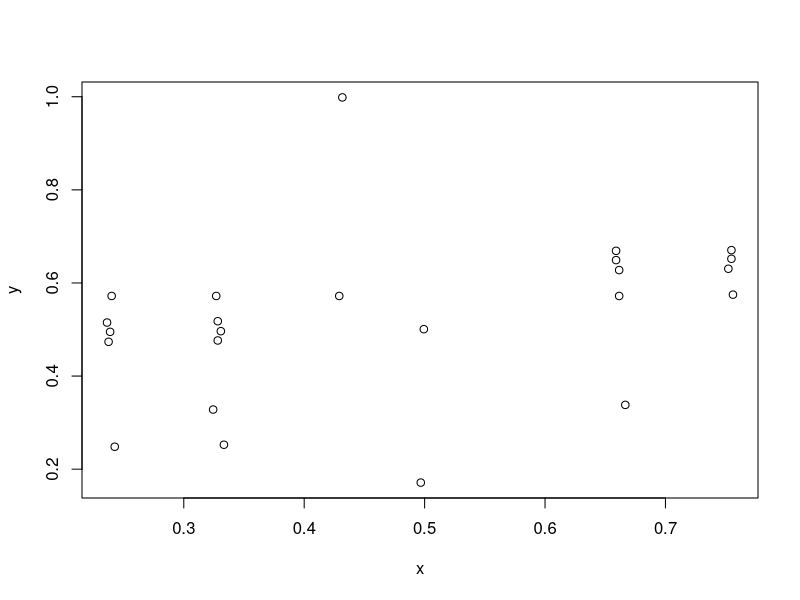

This figure's R source: (Note: this script raises an error after producing the figure.)
## ---- chunk 1
knitr::opts_chunk$set(echo = TRUE)
## ---- chunk 2
coords <- structure(list(x = c(0.242656449553001, 0.333333333333333, 0.237547892720307, 
0.328224776500639, 0.23882503192848, 0.330779054916986, 0.236270753512133, 
0.328224776500639, 0.240102171136654, 0.326947637292465, 0.661558109833972, 
0.756066411238825, 0.661558109833972, 0.752234993614304, 0.659003831417625, 
0.754789272030651, 0.659003831417625, 0.754789272030651, 0.42911877394636, 
0.666666666666667, 0.499361430395913, 0.496807151979566, 0.324393358876117, 
0.431673052362708), y = c(0.248216833095578, 0.252496433666191, 
0.473609129814551, 0.476462196861626, 0.495007132667618, 0.496433666191156, 
0.514978601997147, 0.517831669044223, 0.572039942938659, 0.572039942938659, 
0.572039942938659, 0.574893009985735, 0.627674750356633, 0.630527817403709, 
0.6490727532097, 0.651925820256776, 0.66904422253923, 0.670470756062768, 
0.572039942938659, 0.338088445078459, 0.500713266761769, 0.171184022824536, 
0.328102710413695, 0.998573466476462)), class = "data.frame", row.names = c(NA, 
-24L))

plot(y ~ x, coords)
## ---- chunk 3
library(tidyverse)


df <- coords %>% 
  mutate(line = rep(1:12, each = 2),
         end = rep(0:1, times = 12)) %>% 
  pivot_wider(c(line, end), values_from = c(x, y), names_from = end) %>% 
  mutate(set = case_when(1:n() %in% 1:5 ~ 1,
                         1:n() %in% 6:9 ~ 2,
                         TRUE ~ 3))
s <- df %>% 
  group_by(set) %>% 
  summarize(across(x_0:y_1, mean))
  
df2 <- df %>% 
  mutate(x_0 = case_when(set == 1 ~ s$x_0[s$set == 1],
                         set == 2 ~ s$x_0[s$set == 2],
                        TRUE ~ x_0),
        x_1 = case_when(set == 1 ~ s$x_1[s$set == 1],
                        set == 2 ~ s$x_1[s$set == 2],
                        TRUE ~ x_1)) 

blue <- "#275d9fff"
red <- "#d31d04ff"
green <- "#7ca82eff"
lwd <- 1
ggplot(mapping = aes(x = x_0, xend = x_1, y = y_0, yend = y_1)) +
  # geom_segment(data = df2[df2$set %in% 1:2,]) +
  geom_segment(data = df2[1,], lwd = lwd, col = red) +
  geom_segment(data = df2[2,], lwd = lwd) +
  geom_segment(data = df2[3,], lwd = lwd, col = blue) +
  geom_segment(data = df2[4,], lwd = lwd, col = red) +
  geom_segment(data = df2[5,], lwd = lwd, col = green) +
  geom_segment(data = df2[6,], lwd = lwd, col = red) + 
  geom_segment(data = df2[7,], lwd = lwd, col = green) +
  geom_segment(data = df2[8,], lwd = lwd, col = blue) +
  geom_segment(data = df2[9,], lwd = lwd) +
  geom_curve(data = df2[12,], lwd = lwd, col = "#c2b453ff", curvature = .4) +
  geom_segment(data = df2[10,], lwd = lwd) +
  geom_curve(data = df2[11,], lwd = lwd, col = blue, curvature = .4) +
  theme_classic() +
  theme(panel.background = element_rect(fill = "#e4dccfff")
        , axis.line = element_blank()
        , axis.text = element_blank()
        , axis.ticks = element_blank() 
        , axis.title = element_blank() 
        , plot.margin = unit(c(0,0,0,0), "mm")
        , panel.grid=element_blank() 
        , panel.border=element_blank()
        
        ) +
  scale_x_continuous(expand=c(0,0), limits = c(0, 1)) +
  scale_y_continuous(expand=c(0,0), limits = c(0, 1)) +
  labs(x = NULL, y = NULL) +
  coord_fixed()


